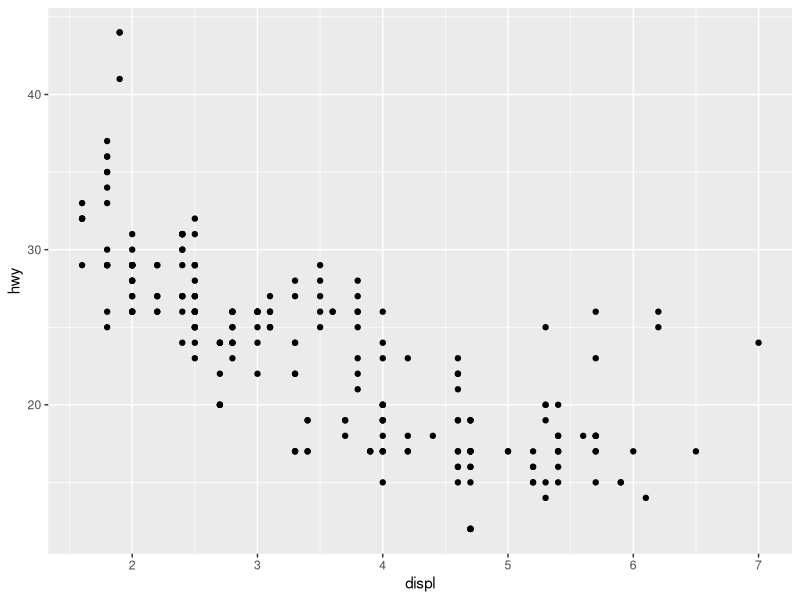
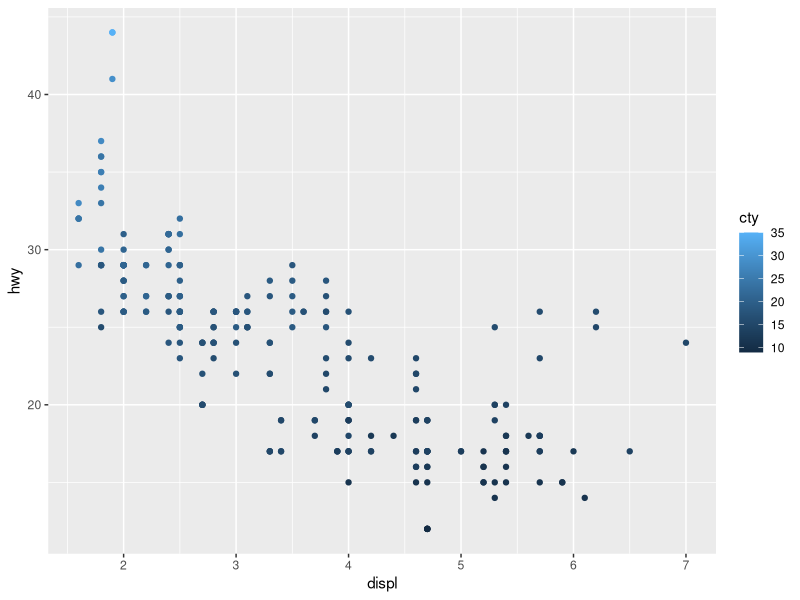
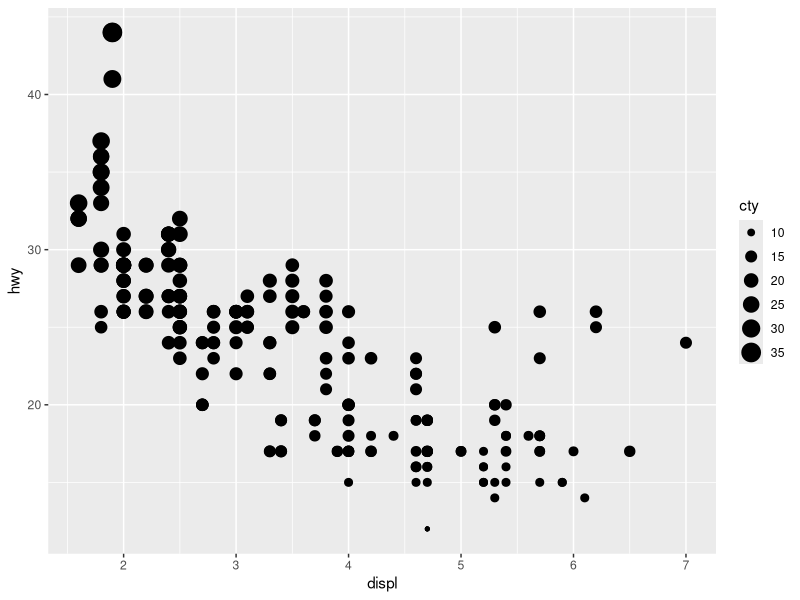
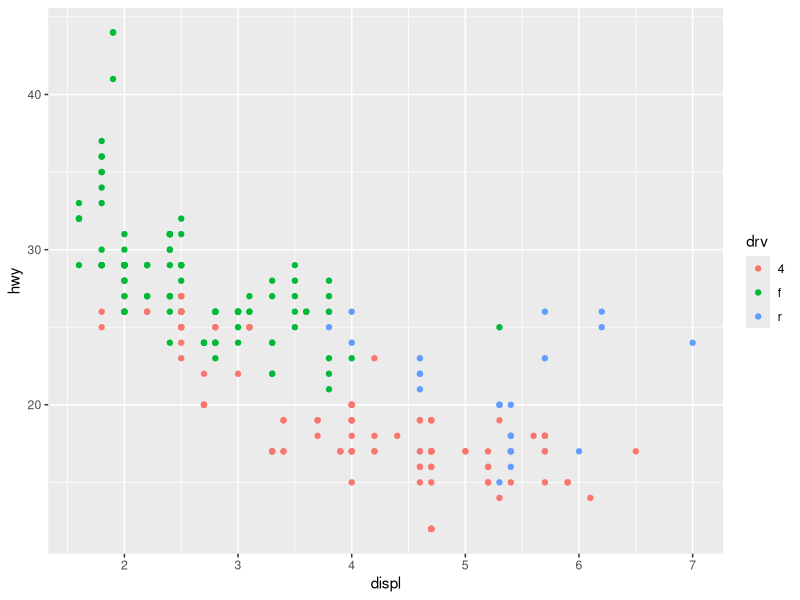
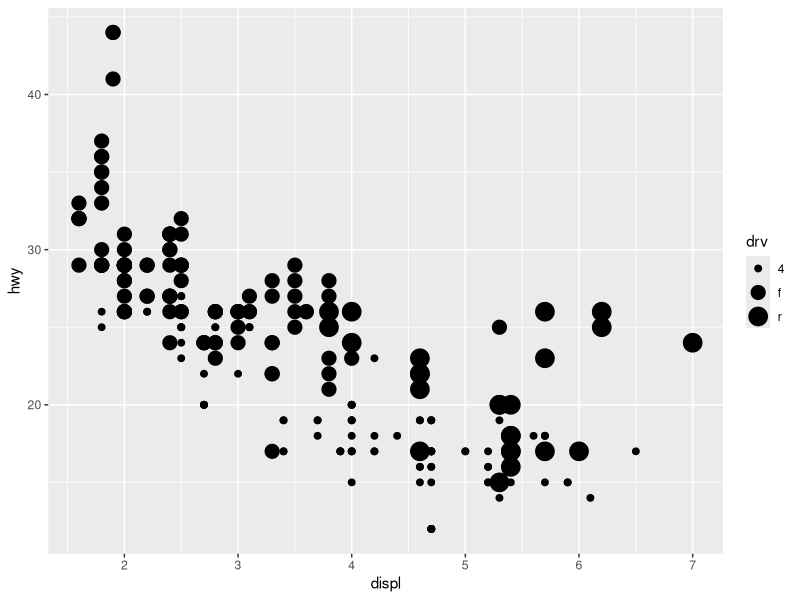
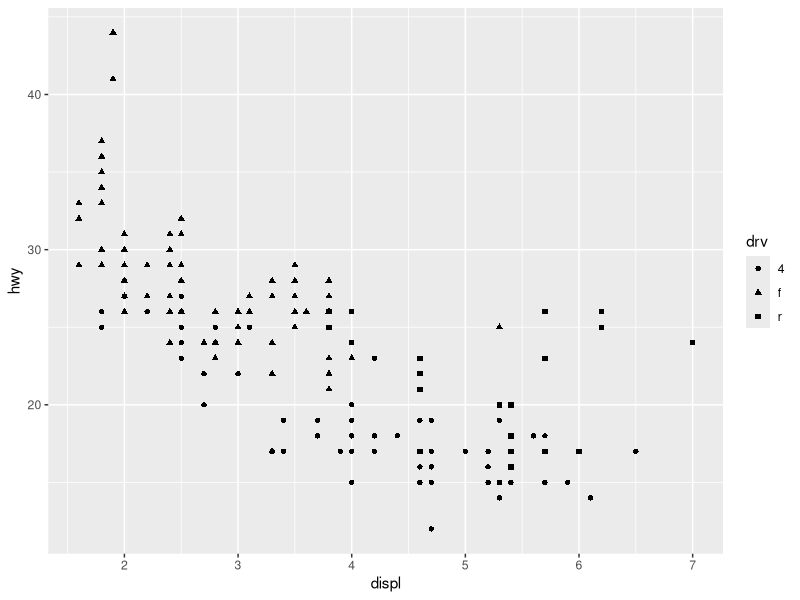
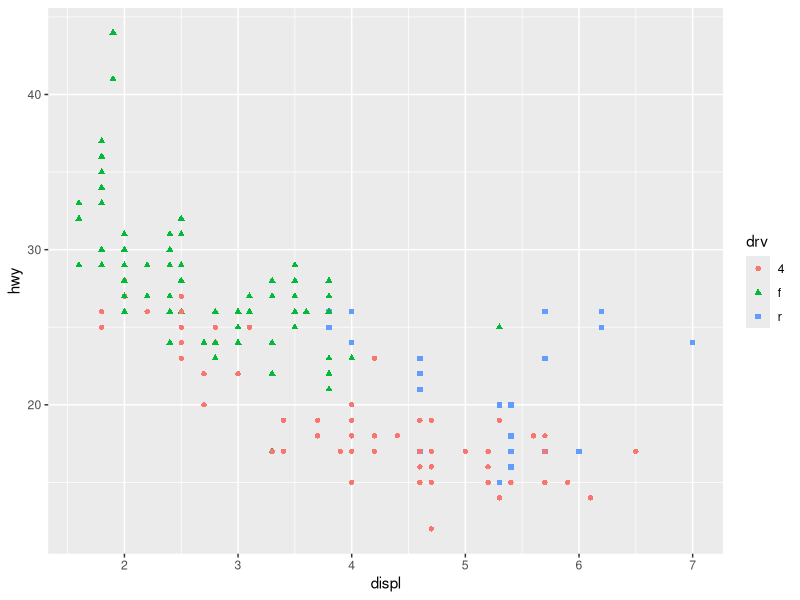
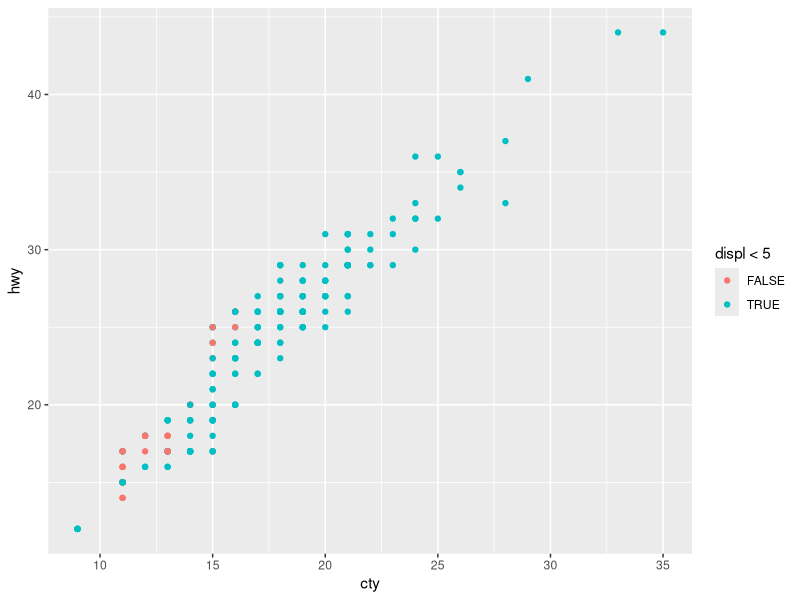

Generate these figures, in order, with R:
## ---- chunk 1
library(tidyverse)
## ---- chunk 2
ggplot(data = mpg) +
  geom_point(mapping = aes(x = displ, y = hwy)) 
## ---- chunk 3
ggplot(data = mpg) +
  geom_point(mapping = aes(x = displ, y = hwy, colour = cty)) 
## ---- chunk 4
ggplot(data = mpg) +
  geom_point(mapping = aes(x = displ, y = hwy, size = cty)) 
## ---- chunk 5
ggplot(data = mpg) +
  geom_point(mapping = aes(x = displ, y = hwy, colour = drv))
## ---- chunk 6
ggplot(data = mpg) +
  geom_point(mapping = aes(x = displ, y = hwy, size = drv))
## ---- chunk 7
ggplot(data = mpg) +
  geom_point(mapping = aes(x = displ, y = hwy, shape = drv)) 
## ---- chunk 8
?geom_point
## ---- chunk 9
ggplot(data = mpg) +
  geom_point(mapping = aes(x = displ, y = hwy, shape = drv, colour = drv))
## ---- chunk 10
ggplot(data = mpg) +
  geom_point(mapping = aes(x = cty, y = hwy, colour = displ < 5))
